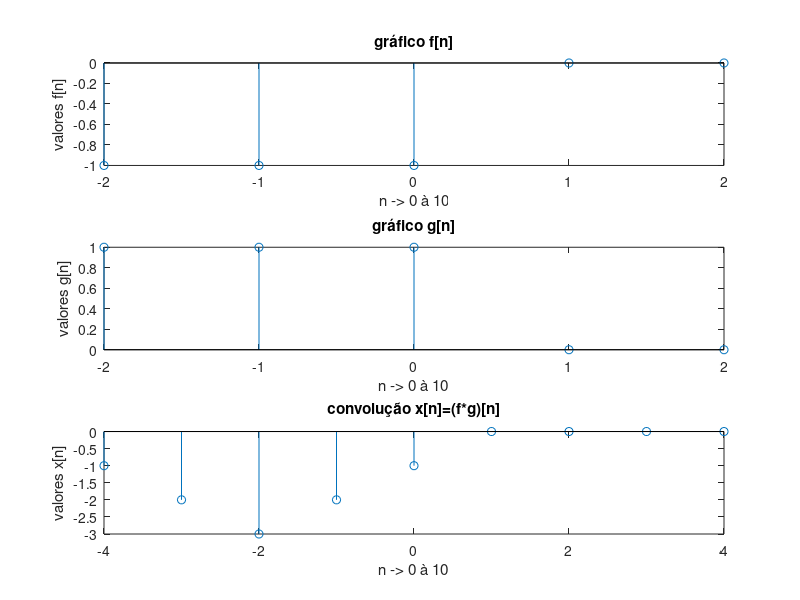

This chart was generated by the following MATLAB code:
#calculando apenas para valores positivos de n
n_1 = -2:1:2
f_n = [-1 -1 -1 0 0]
g_n = [1 1 1 0 0 ]

subplot(311)
stem(n_1,f_n)
xlabel (sprintf ("n -> 0 à 10"));
ylabel (sprintf ("valores f[n]"));
title (sprintf ("gráfico f[n]"));

subplot(312)
stem(n_1,g_n)
xlabel (sprintf ("n -> 0 à 10"));
ylabel (sprintf ("valores g[n]"));
title (sprintf ("gráfico g[n]"));
x_n = conv(f_n,g_n)
n_2 = -4:1:4
subplot(313)
stem(n_2,x_n)
xlabel (sprintf ("n -> 0 à 10"));
ylabel (sprintf ("valores x[n]"));
title (sprintf ("convolução x[n]=(f*g)[n]"));